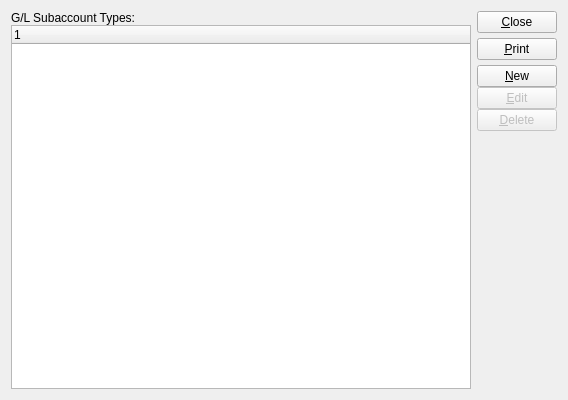
<?xml version="1.0" encoding="UTF-8"?>
<ui version="4.0">
 <comment>This file is part of the xTuple ERP: PostBooks Edition, a free and
open source Enterprise Resource Planning software suite,
Copyright (c) 1999-2019 by OpenMFG LLC, d/b/a xTuple.
It is licensed to you under the Common Public Attribution License
version 1.0, the full text of which (including xTuple-specific Exhibits)
is available at www.xtuple.com/CPAL.  By using this software, you agree
to be bound by its terms.</comment>
 <class>subAccntTypes</class>
 <widget class="QWidget" name="subAccntTypes">
  <property name="geometry">
   <rect>
    <x>0</x>
    <y>0</y>
    <width>568</width>
    <height>400</height>
   </rect>
  </property>
  <property name="windowTitle">
   <string>List G/L Subaccount Types</string>
  </property>
  <layout class="QHBoxLayout">
   <item>
    <layout class="QVBoxLayout">
     <property name="spacing">
      <number>0</number>
     </property>
     <property name="margin">
      <number>0</number>
     </property>
     <item>
      <widget class="QLabel" name="_glAccountNumbersLit">
       <property name="text">
        <string>G/L Subaccount Types:</string>
       </property>
      </widget>
     </item>
     <item>
      <widget class="XTreeWidget" name="_subaccnttypes">
       <property name="sizePolicy">
        <sizepolicy hsizetype="Expanding" vsizetype="Expanding">
         <horstretch>0</horstretch>
         <verstretch>0</verstretch>
        </sizepolicy>
       </property>
      </widget>
     </item>
    </layout>
   </item>
   <item>
    <layout class="QVBoxLayout">
     <property name="spacing">
      <number>5</number>
     </property>
     <property name="margin">
      <number>0</number>
     </property>
     <item>
      <widget class="QPushButton" name="_close">
       <property name="text">
        <string>&amp;Close</string>
       </property>
      </widget>
     </item>
     <item>
      <widget class="QPushButton" name="_print">
       <property name="text">
        <string>&amp;Print</string>
       </property>
      </widget>
     </item>
     <item>
      <layout class="QVBoxLayout">
       <property name="spacing">
        <number>0</number>
       </property>
       <property name="margin">
        <number>0</number>
       </property>
       <item>
        <widget class="QPushButton" name="_new">
         <property name="text">
          <string>&amp;New</string>
         </property>
        </widget>
       </item>
       <item>
        <widget class="QPushButton" name="_edit">
         <property name="enabled">
          <bool>false</bool>
         </property>
         <property name="text">
          <string>&amp;Edit</string>
         </property>
        </widget>
       </item>
       <item>
        <widget class="QPushButton" name="_delete">
         <property name="enabled">
          <bool>false</bool>
         </property>
         <property name="text">
          <string>&amp;Delete</string>
         </property>
        </widget>
       </item>
       <item>
        <spacer name="Spacer15">
         <property name="orientation">
          <enum>Qt::Vertical</enum>
         </property>
         <property name="sizeType">
          <enum>QSizePolicy::Expanding</enum>
         </property>
         <property name="sizeHint" stdset="0">
          <size>
           <width>20</width>
           <height>20</height>
          </size>
         </property>
        </spacer>
       </item>
      </layout>
     </item>
    </layout>
   </item>
  </layout>
 </widget>
 <layoutdefault spacing="6" margin="11"/>
 <customwidgets>
  <customwidget>
   <class>XTreeWidget</class>
   <extends>QTreeWidget</extends>
   <header>xtreewidget.h</header>
   <container>1</container>
  </customwidget>
 </customwidgets>
 <tabstops>
  <tabstop>_subaccnttypes</tabstop>
  <tabstop>_new</tabstop>
  <tabstop>_edit</tabstop>
  <tabstop>_delete</tabstop>
  <tabstop>_print</tabstop>
  <tabstop>_close</tabstop>
 </tabstops>
 <includes>
  <include location="global">parameter.h</include>
 </includes>
 <resources/>
 <connections>
  <connection>
   <sender>_subaccnttypes</sender>
   <signal>valid(bool)</signal>
   <receiver>_delete</receiver>
   <slot>setEnabled(bool)</slot>
   <hints>
    <hint type="sourcelabel">
     <x>20</x>
     <y>20</y>
    </hint>
    <hint type="destinationlabel">
     <x>20</x>
     <y>20</y>
    </hint>
   </hints>
  </connection>
  <connection>
   <sender>_subaccnttypes</sender>
   <signal>valid(bool)</signal>
   <receiver>_edit</receiver>
   <slot>setEnabled(bool)</slot>
   <hints>
    <hint type="sourcelabel">
     <x>20</x>
     <y>20</y>
    </hint>
    <hint type="destinationlabel">
     <x>20</x>
     <y>20</y>
    </hint>
   </hints>
  </connection>
  <connection>
   <sender>_subaccnttypes</sender>
   <signal>itemSelected(int)</signal>
   <receiver>_edit</receiver>
   <slot>animateClick()</slot>
   <hints>
    <hint type="sourcelabel">
     <x>20</x>
     <y>20</y>
    </hint>
    <hint type="destinationlabel">
     <x>20</x>
     <y>20</y>
    </hint>
   </hints>
  </connection>
  <connection>
   <sender>_close</sender>
   <signal>clicked()</signal>
   <receiver>subAccntTypes</receiver>
   <slot>close()</slot>
   <hints>
    <hint type="sourcelabel">
     <x>20</x>
     <y>20</y>
    </hint>
    <hint type="destinationlabel">
     <x>20</x>
     <y>20</y>
    </hint>
   </hints>
  </connection>
 </connections>
</ui>
